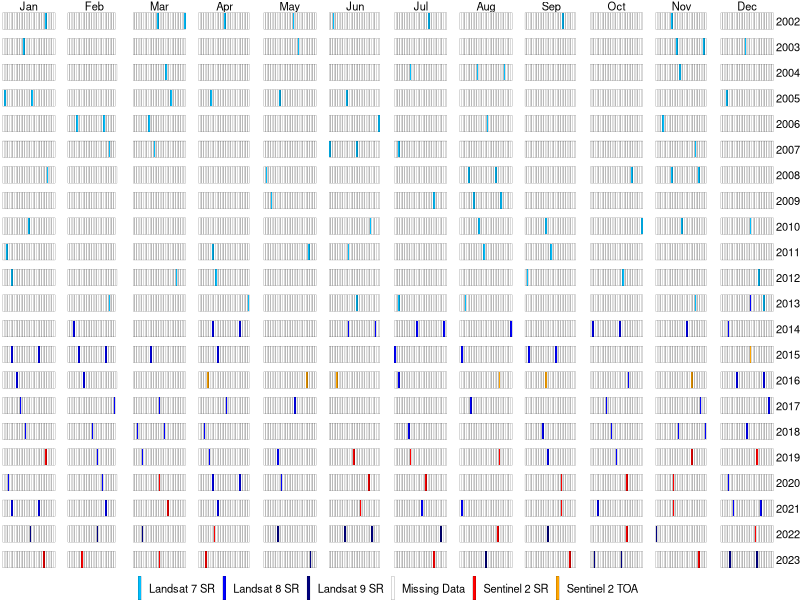
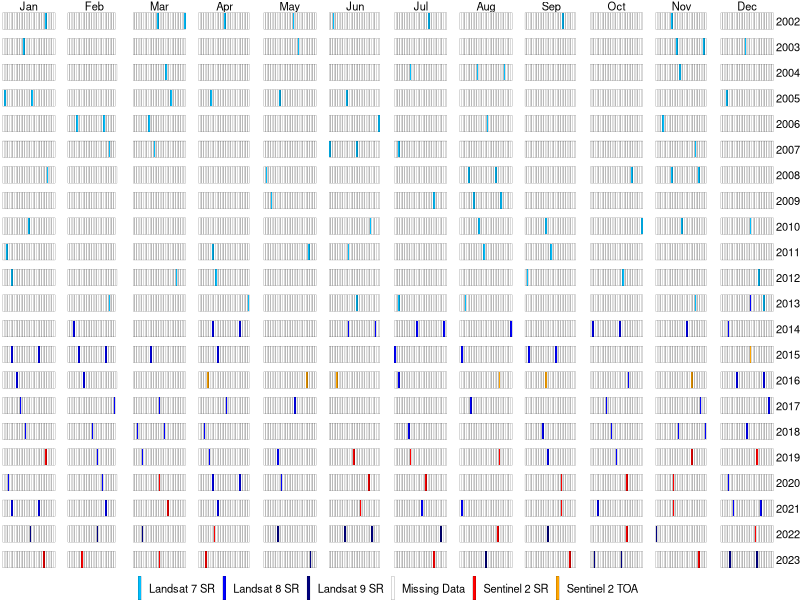

The R script that drew these images, in order:
# Aerial Imagery Data Collection EDA --------------------------------------

# Load necessary libraries
library(tidyverse)
library(cowplot)

# Creating date range
start_date <- as.Date("2002-01-01")
end_date <- as.Date("2023-12-31")
all_dates <- seq(start_date, end_date, by = "day")

# Creating dataset
df_aerial_imagery <- all_dates %>%
  as_tibble() %>% # convert to tibble
  rename(date = value) %>% # rename column as date
  mutate(year = year(date), # extracting year component from date
         month = month(all_dates, label = T), # extracting month component from date
         day = day(all_dates), # extracting days component from date
         has_data = factor(case_when(date %in% c(
                                          as.Date('2002-01-26'), as.Date('2002-03-15'), as.Date('2002-03-31'), as.Date('2002-04-16'),
                                          as.Date('2002-05-18'), as.Date('2002-06-03'), as.Date('2002-07-21'), as.Date('2002-09-23'),
                                          as.Date('2002-11-10'), # 2002 series
                                          
                                          as.Date('2003-01-13'), as.Date('2003-05-21'), as.Date('2003-11-13'), as.Date('2003-11-29'), 
                                          as.Date('2003-12-15'), # 2003 series
                                          
                                          as.Date('2004-03-20'), as.Date('2004-07-10'), as.Date('2004-08-11'), as.Date('2004-08-27'),
                                          as.Date('2004-11-15'), # 2004 series
                                          
                                          as.Date('2005-01-02'), as.Date('2005-01-18'), as.Date('2005-03-23'), as.Date('2005-04-08'),
                                          as.Date('2005-05-10'), as.Date('2005-06-11'), as.Date('2005-12-04'), # 2005 series
                                          
                                          as.Date('2006-02-06'), as.Date('2006-02-22'), as.Date('2006-03-10'), as.Date('2006-06-30'),
                                          as.Date('2006-08-17'), as.Date('2006-11-05'), # 2006 series
                                          
                                          as.Date('2007-02-25'), as.Date('2007-03-13'), as.Date('2007-06-01'), as.Date('2007-06-17'), 
                                          as.Date('2007-07-03'), as.Date('2007-11-24'), # 2007 series
                                          
                                          as.Date('2008-01-27'), as.Date('2008-05-02'), as.Date('2008-08-06'), as.Date('2008-08-22'),
                                          as.Date('2008-10-25'), as.Date('2008-11-10'), as.Date('2008-11-26'), # 2008 series
                                          
                                          as.Date('2009-05-05'), as.Date('2009-07-24'), as.Date('2009-08-09'), as.Date('2009-08-25'), # 2009 series
                                          
                                          as.Date('2010-01-16'), as.Date('2010-06-25'), as.Date('2010-08-12'), as.Date('2010-09-13'),
                                          as.Date('2010-10-31'), as.Date('2010-11-16'), as.Date('2010-12-18'), # 2010 series
                                          
                                          as.Date('2011-01-03'), as.Date('2011-04-09'), as.Date('2011-05-27'), as.Date('2011-06-12'),
                                          as.Date('2011-08-15'), as.Date('2011-09-16'), # 2011 series
                                          
                                          as.Date('2012-01-06'), as.Date('2012-03-26'), as.Date('2012-04-11'), as.Date('2012-09-02'),
                                          as.Date('2012-10-20'), as.Date('2012-12-23'), # 2012 series
                                          
                                          as.Date('2013-02-25'), as.Date('2013-04-30'), as.Date('2013-06-17'), as.Date('2013-07-03'),
                                          as.Date('2013-08-04'), as.Date('2013-11-24'), as.Date('2013-12-26') # 2013 series
                                          ) ~ 'Landsat 7 SR', # all the above imageries collected from L7 SR satellite
                                     
                                     date %in% c(
                                          as.Date('2013-12-18'), # 2013 series
                                                 
                                          as.Date('2014-02-04'), as.Date('2014-04-09'), as.Date('2014-04-25'), as.Date('2014-06-12'), 
                                          as.Date('2014-06-28'), as.Date('2014-07-14'), as.Date('2014-07-30'), as.Date('2014-08-31'),
                                          as.Date('2014-10-02'), as.Date('2014-10-18'), as.Date('2014-11-19'), as.Date('2014-12-05'), # 2014 series
                                          
                                          as.Date('2015-01-06'), as.Date('2015-01-22'), as.Date('2015-02-07'), as.Date('2015-02-23'),
                                          as.Date('2015-03-11'), as.Date('2015-04-12'), as.Date('2015-07-01'), as.Date('2015-08-02'),
                                          as.Date('2015-09-03'), as.Date('2015-09-19'), # 2015 series
                                          
                                          as.Date('2016-01-09'), as.Date('2016-02-10'), as.Date('2016-07-03'), as.Date('2016-10-23'),
                                          as.Date('2016-12-10'), as.Date('2016-12-26'), # 2016 series
                                          
                                          as.Date('2017-01-11'), as.Date('2017-02-28'), as.Date('2017-03-16'), as.Date('2017-04-17'),
                                          as.Date('2017-05-19'), as.Date('2017-08-07'), as.Date('2017-10-10'),
                                          as.Date('2017-11-27'), as.Date('2017-12-29'), # 2017 series
                                          
                                          as.Date('2018-01-14'), as.Date('2018-02-15'), as.Date('2018-03-03'), as.Date('2018-03-19'),
                                          as.Date('2018-04-04'), as.Date('2018-07-09'), as.Date('2018-09-11'), as.Date('2018-10-13'),
                                          as.Date('2018-11-14'), as.Date('2018-11-30'), as.Date('2018-12-16'), # 2018 series
                                          
                                          as.Date('2019-02-18'), as.Date('2019-03-06'), as.Date('2019-04-07'), as.Date('2019-05-09'),
                                          as.Date('2019-09-14'), as.Date('2019-10-16'), # 2019 series
                                          
                                          as.Date('2020-01-04'), as.Date('2020-02-21'), as.Date('2020-04-09'), as.Date('2020-04-25'),
                                          as.Date('2020-05-11'), as.Date('2020-12-05'), # 2020 series
                                          
                                          as.Date('2021-01-06'), as.Date('2021-01-22'), as.Date('2021-02-23'), as.Date('2021-04-12'), 
                                          as.Date('2021-07-17'), as.Date('2021-08-02'), as.Date('2021-10-05'), as.Date('2021-12-08'), 
                                          as.Date('2021-12-24') # 2021 series
                                          ) ~ 'Landsat 8 SR', # all the above imageries collected from L8 SR satellite
                                     
                                     date %in% c(
                                          as.Date('2022-01-17'), as.Date('2022-02-18'), as.Date('2022-03-06'), 
                                          as.Date('2022-05-09'), as.Date('2022-06-10'), as.Date('2022-06-26'), as.Date('2022-07-28'),
                                          as.Date('2022-09-14'), as.Date('2022-11-01'), # 2022 series
                                          
                                          as.Date('2023-05-28'), as.Date('2023-08-16'), as.Date('2023-10-03'), as.Date('2023-10-19'),
                                          as.Date('2023-12-06'), as.Date('2023-12-22') # 2023 series
                                          ) ~ 'Landsat 9 SR', # all the above imageries collected from L9 SR satellite
                                     
                                     date %in% c(
                                          as.Date('2015-12-18'), # 2015 series
                                          
                                          as.Date('2016-04-06'), as.Date('2016-05-26'), as.Date('2016-06-05'), as.Date('2016-08-24'),
                                          as.Date('2016-09-13'), as.Date('2016-11-22'), as.Date('2016-04-06') # 2016 series
                                          ) ~ 'Sentinel 2 TOA', # all the above imageries collected from S2 TOA satellite
                                     
                                     date %in% c(
                                          as.Date('2019-01-26'), as.Date('2019-06-15'), as.Date('2019-07-10'), as.Date('2019-08-24'),
                                          as.Date('2019-11-22'), as.Date('2019-12-22'), # 2019 series
                                          
                                          as.Date('2020-03-16'), as.Date('2020-06-24'), as.Date('2020-07-19'), as.Date('2020-09-22'),
                                          as.Date('2020-10-22'), as.Date('2020-11-11'), # 2020 series
                                          
                                          as.Date('2021-03-21'), as.Date('2021-06-19'), as.Date('2021-09-22'), as.Date('2021-11-11'), # 2021 series
                                          
                                          as.Date('2022-04-10'), as.Date('2022-08-23'), as.Date('2022-10-22'), as.Date('2022-12-21'),  # 2022 series
                                          
                                          as.Date('2023-01-25'), as.Date('2023-02-09'), as.Date('2023-03-16'), as.Date('2023-04-05'),
                                          as.Date('2023-07-24'), as.Date('2023-09-27'), as.Date('2023-11-26')
                                          ) ~ 'Sentinel 2 SR', # all the above imageries collected from S2 SR satellite
                                     
                              TRUE ~ 'Missing Data'))) # data collection status
  

# levels(df_aerial_imagery$has_data) 

# Plot the above
all_possible_aerial_imagery_plot <- ggplot(df_aerial_imagery, aes(x = day, y = 22, fill = has_data)) +
  geom_tile(color = "black", linewidth = .05) +
  scale_fill_manual(labels= c("Landsat 7 SR", "Landsat 8 SR", "Landsat 9 SR", "Missing Data", "Sentinel 2 SR", "Sentinel 2 TOA"), 
                    values = c("deepskyblue", "blue", 'navyblue', 'white', 'red', 'orange')) +
  facet_grid(year ~ month) +
  theme_void()+
  theme(legend.position = 'bottom',
        legend.title = element_blank(), # remove legend title
        strip.text = element_text(size = 8),
        legend.text = element_text(size = 8)) +
  guides(fill = guide_legend(
    keyheight = unit(0.6, "cm"), # resize of icon
    keywidth = unit(0.08, "cm"), # resize icon
    nrow = 1  # force icon to unwrap to 1 row
  ))

all_possible_aerial_imagery_plot

ggsave("/Volumes/Hard Drive (29-08-22)/Data Science 2023-2024/2nd year MSc Data Science/STA5079W-DS Minor Dissertation/Figures/EDA plots/all_possible_aerial_imagery_plot.pdf", 
       plot = all_possible_aerial_imagery_plot, width = 6.56, height= 8.5)


# Total no. of imagery acquired
df_aerial_imagery %>%
  filter(has_data != 'Missing Data') %>%
  tally()

# No. of imagery acquired for each category
df_aerial_imagery %>%
  group_by(has_data) %>%
  tally()
